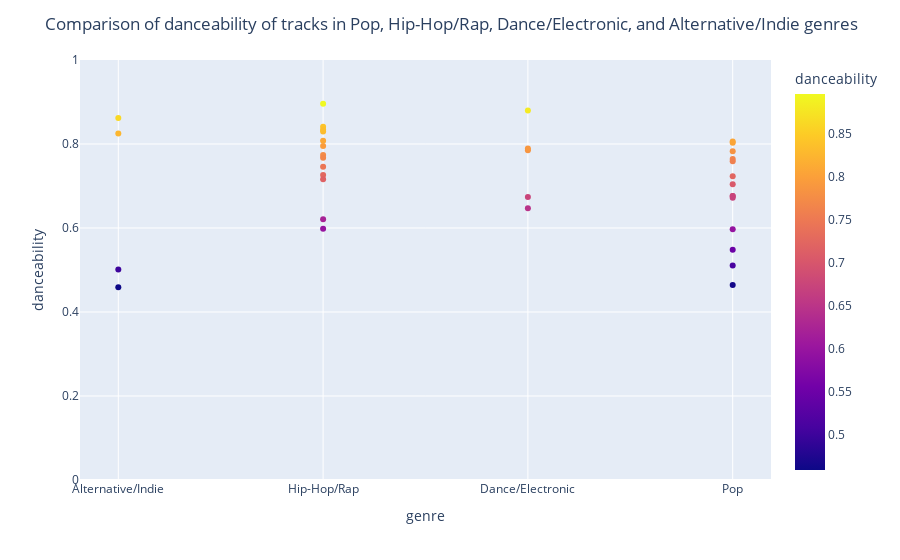

Here is the notebook cell this chart was saved with:
### Markdown cell above
Let's visualize the danceability score of the observations in genres of interest

### Code cell
filtered_genres_dance = filtered_genres_df[["genre", "danceability"]]

fig = px.scatter(filtered_genres_dance, y="danceability", x="genre", color="danceability")
fig.update_xaxes(title='genre', visible=True, showticklabels=True)
fig.update_yaxes(title='danceability', visible=True, showticklabels=True)
fig.update_layout(title="Comparison of danceability of tracks in Pop, Hip-Hop/Rap, Dance/Electronic, and Alternative/Indie genres")
fig.update_layout(yaxis_range=[0,1])
fig.show()

### Figure 1 — Plotly figure (JSON) as saved in the notebook; plotly's stock layout.template omitted (floating-point values rounded to 4 significant figures)
{"data": [{"hovertemplate": "genre=%{x}<br>danceability=%{marker.color}<extra></extra>", "legendgroup": "", "marker": {"color": [0.825, 0.896, 0.785, 0.746, 0.548, 0.726, 0.501, 0.803, 0.621, 0.774, 0.806, 0.83, 0.459, 0.764, 0.795, 0.767, 0.676, 0.789, 0.704, 0.759, 0.808, 0.676, 0.862, 0.674, 0.672, 0.598, 0.783, 0.88, 0.841, 0.723, 0.716, 0.511, 0.597, 0.464, 0.647, 0.834], "coloraxis": "coloraxis", "symbol": "circle"}, "mode": "markers", "name": "", "orientation": "v", "showlegend": false, "x": ["Alternative/Indie", "Hip-Hop/Rap", "Dance/Electronic", "Hip-Hop/Rap", "Pop", "Hip-Hop/Rap", "Alternative/Indie", "Pop", "Hip-Hop/Rap", "Hip-Hop/Rap", "Pop", "Hip-Hop/Rap", "Alternative/Indie", "Pop", "Hip-Hop/Rap", "Hip-Hop/Rap", "Pop", "Dance/Electronic", "Pop", "Pop", "Hip-Hop/Rap", "Pop", "Alternative/Indie", "Dance/Electronic", "Pop", "Hip-Hop/Rap", "Pop", "Dance/Electronic", "Hip-Hop/Rap", "Pop", "Hip-Hop/Rap", "Pop", "Pop", "Pop", "Dance/Electronic", "Hip-Hop/Rap"], "xaxis": "x", "y": [0.825, 0.896, 0.785, 0.746, 0.548, 0.726, 0.501, 0.803, 0.621, 0.774, 0.806, 0.83, 0.459, 0.764, 0.795, 0.767, 0.676, 0.789, 0.704, 0.759, 0.808, 0.676, 0.862, 0.674, 0.672, 0.598, 0.783, 0.88, 0.841, 0.723, 0.716, 0.511, 0.597, 0.464, 0.647, 0.834], "yaxis": "y", "type": "scatter"}], "layout": {"xaxis": {"anchor": "y", "domain": [0.0, 1.0], "title": {"text": "genre"}, "visible": true, "showticklabels": true}, "yaxis": {"anchor": "x", "domain": [0.0, 1.0], "title": {"text": "danceability"}, "visible": true, "showticklabels": true, "range": [0, 1]}, "coloraxis": {"colorbar": {"title": {"text": "danceability"}}, "colorscale": [[0.0, "#0d0887"], [0.1111, "#46039f"], [0.2222, "#7201a8"], [0.3333, "#9c179e"], [0.4444, "#bd3786"], [0.5556, "#d8576b"], [0.6667, "#ed7953"], [0.7778, "#fb9f3a"], [0.8889, "#fdca26"], [1.0, "#f0f921"]]}, "legend": {"tracegroupgap": 0}, "margin": {"t": 60}, "title": {"text": "Comparison of danceability of tracks in Pop, Hip-Hop/Rap, Dance/Electronic, and Alternative/Indie genres"}}}
